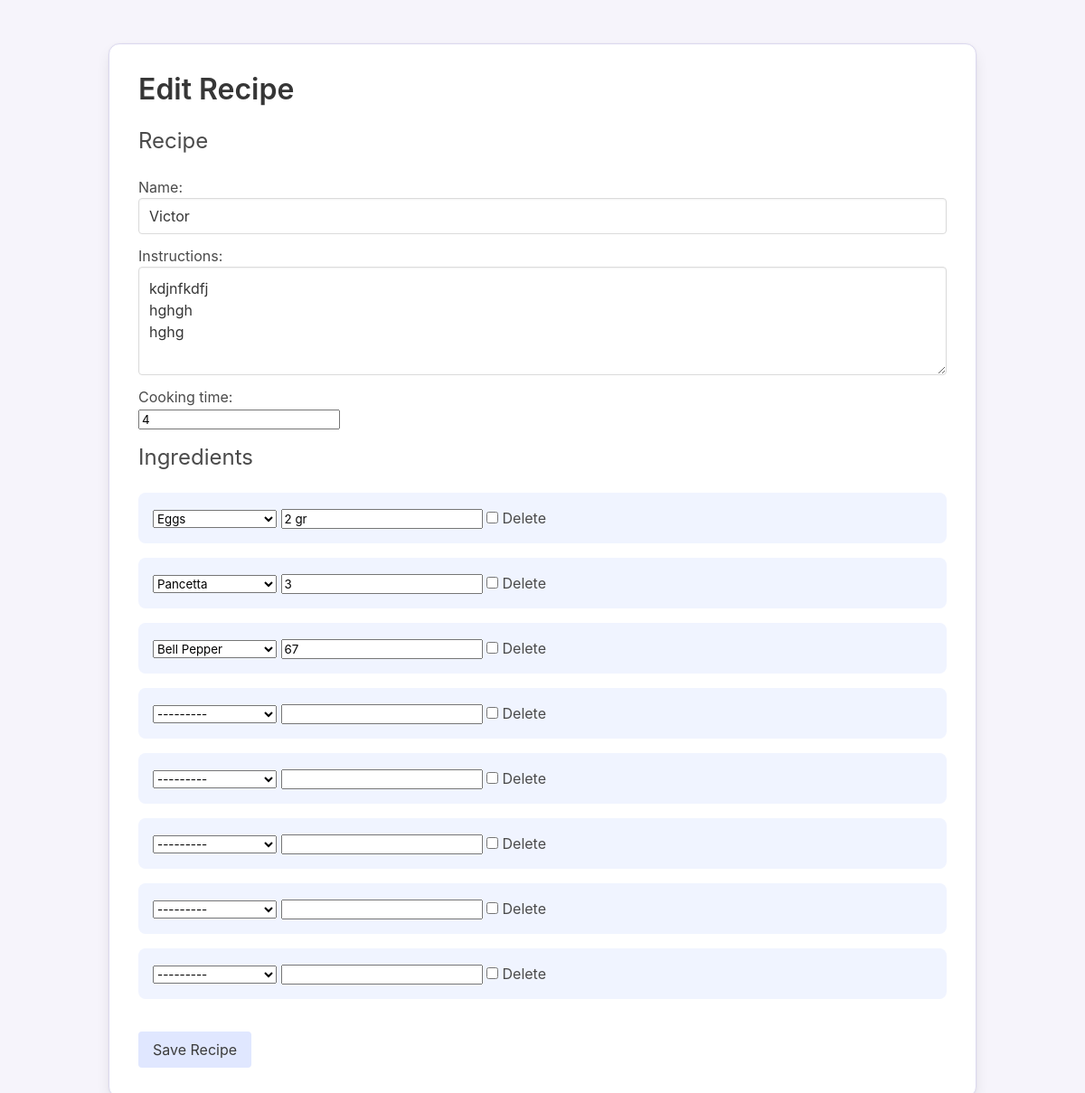
Page /recipe_generator/recipes/6/edit on the earlier database version.
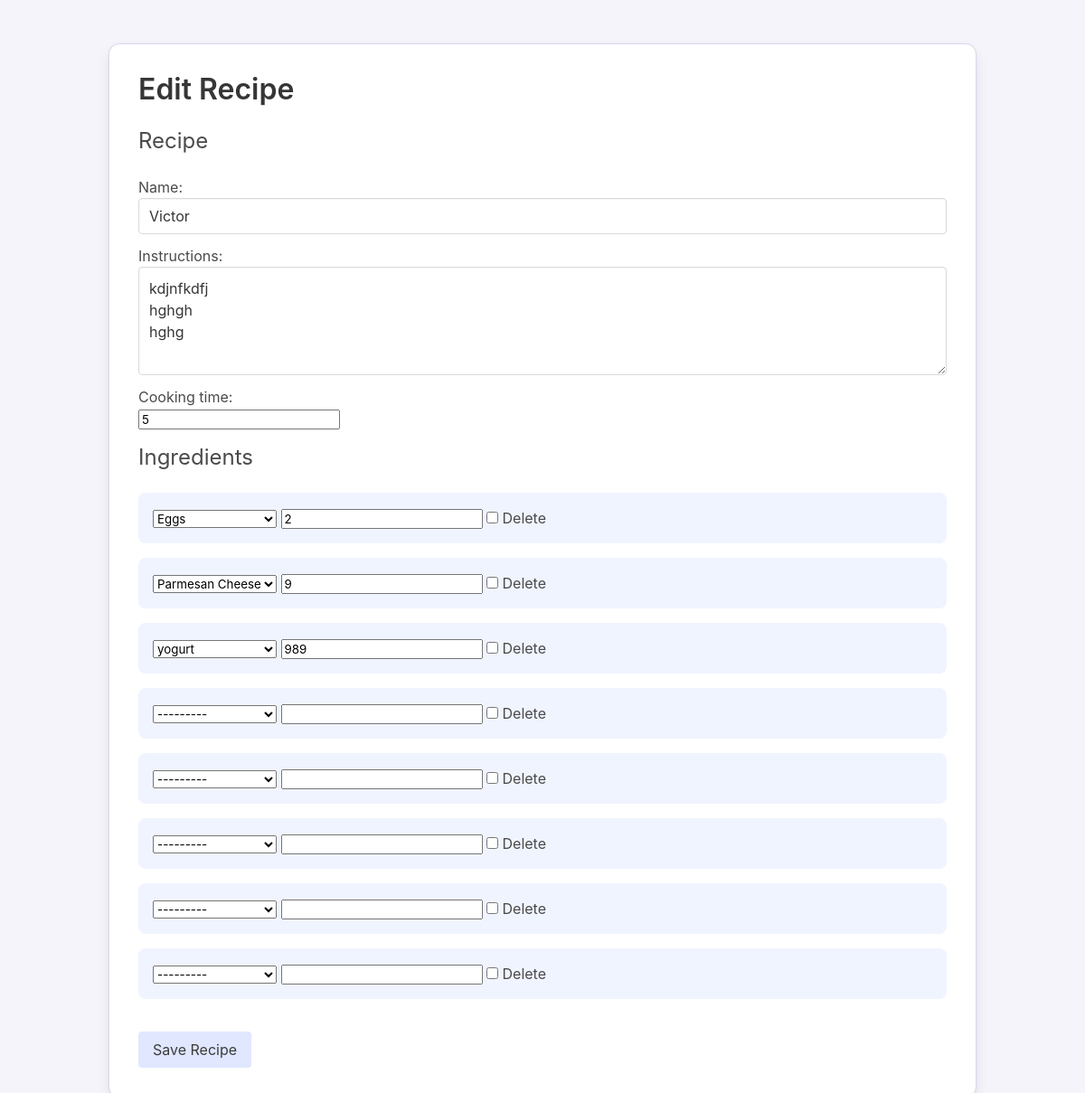
Same page on the later database version.
### django_recipe_generator/recipe_generator/models.py (models this page shows, shortened)
class Recipe(models.Model):
    name = models.CharField(max_length=200, validators=[MinLengthValidator(3)])
    instructions = models.TextField()
    cooking_time = models.IntegerField(validators=[MinValueValidator(1)])  # in minutes
    ingredients = models.ManyToManyField(
        Ingredient,
        through='RecipeIngredient'
    )
    objects = RecipeManager()
    class Meta:
        ordering = ['id']

### django_recipe_generator/recipe_generator/views.py (the view, shortened to what this page needs)
class RecipeEditView(UpdateView):
    model = Recipe
    form_class = RecipeForm
    template_name = 'recipe_generator/recipe_edit.html'
    def get_context_data(self, **kwargs):
        context = super().get_context_data(**kwargs)
        if self.request.POST:
            context['formset'] = RecipeIngredientFormSet(
                self.request.POST,
                instance=self.object
            )
        else:
            context['formset'] = RecipeIngredientFormSet(instance=self.object)
        return context

### django_recipe_generator/recipe_generator/forms.py (shortened to what this page needs)
class RecipeForm(forms.ModelForm):
    class Meta:
        model = Recipe
        exclude = ['ingredients']
        widgets = {
            'name': forms.TextInput(attrs={'class': 'input'}),
            'instructions': forms.Textarea(
                attrs={'rows': 4, 'maxlength': 2000, 'class': 'textarea'}
            ),
            'cooking_time': forms.NumberInput(
                attrs={'min': 1, 'class': 'input'}
            )
        }
    cooking_time = forms.IntegerField(
        help_text="in minutes (e.g., 30 minutes)"
    )
    def __init__(self, *args, **kwargs):
        super().__init__(*args, **kwargs)
        self.fields['instructions'].validators.append(MaxLengthValidator(2000))

### django_recipe_generator/recipe_generator/models.py (called while the page is built)
    def get_queryset(self):
        return RecipeQuerySet(self.model, using=self._db)

    def __str__(self):
        return self.name

### django_recipe_generator/templates/recipe_generator/recipe_edit.html (shortened to what this page needs)
<!DOCTYPE html>
<html lang="en">
<head>
  <link rel="stylesheet" href="https://cdn.jsdelivr.net/npm/bulma@0.9.4/css/bulma.min.css">
</head>
<body>
<section class="section">
  <div class="container">
    <div class="box pastel-box">
      <h1 class="title is-3">Edit Recipe</h1>
      <form method="post">
        <h3 class="subtitle is-4">Recipe</h3>
        <div class="form-control">
          {% for field in form %}
          <div class="field">
            {{ field.label_tag }}
            <div class="control">
              {{ field }}
            </div>
          </div>
        {% endfor %}
        </div>
        <h3 class="subtitle is-4">Ingredients</h3>
        {% for form in formset %}
          <div class="ingredient-form">
            {{ form.ingredient }}
            {{ form.quantity }}
            {{ form.DELETE }} Delete
          </div>
        {% endfor %}
        <button type="submit" class="button is-pastel">Save Recipe</button>
      </form>
    </div>
  </div>
</section>
</body>
</html>

Differences in the rows shown:
changed Recipe "Victor": cooking_time "4" → "5"
Other differences:
form field quantity: "2 gr" → "2"
form field ingredient: "Pancetta" → "Parmesan Cheese"
form field quantity: "3" → "9"
form field ingredient: "Bell Pepper" → "yogurt"
form field quantity: "67" → "989"
